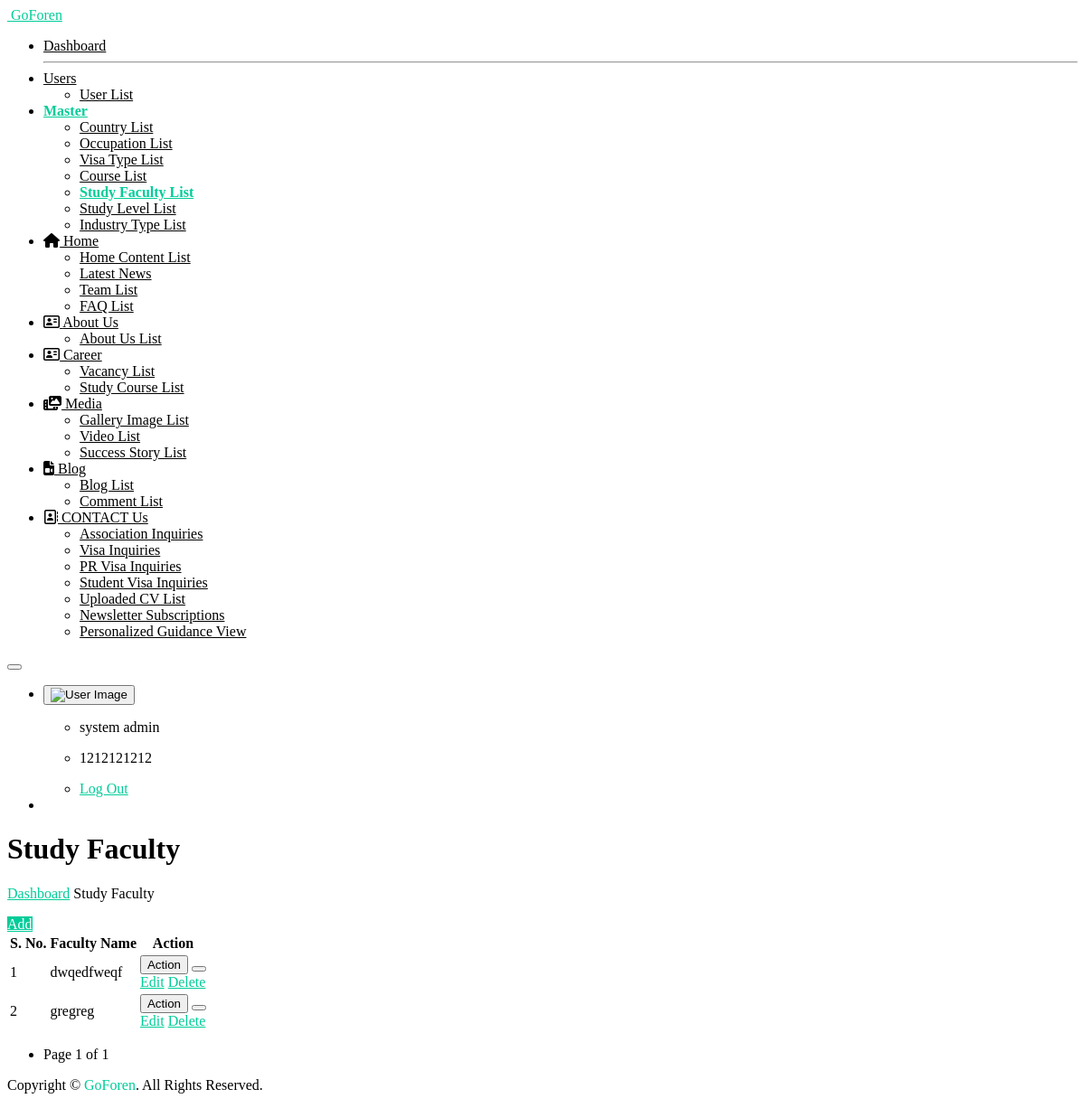
The app's page /study_course/ (signed in), older data.
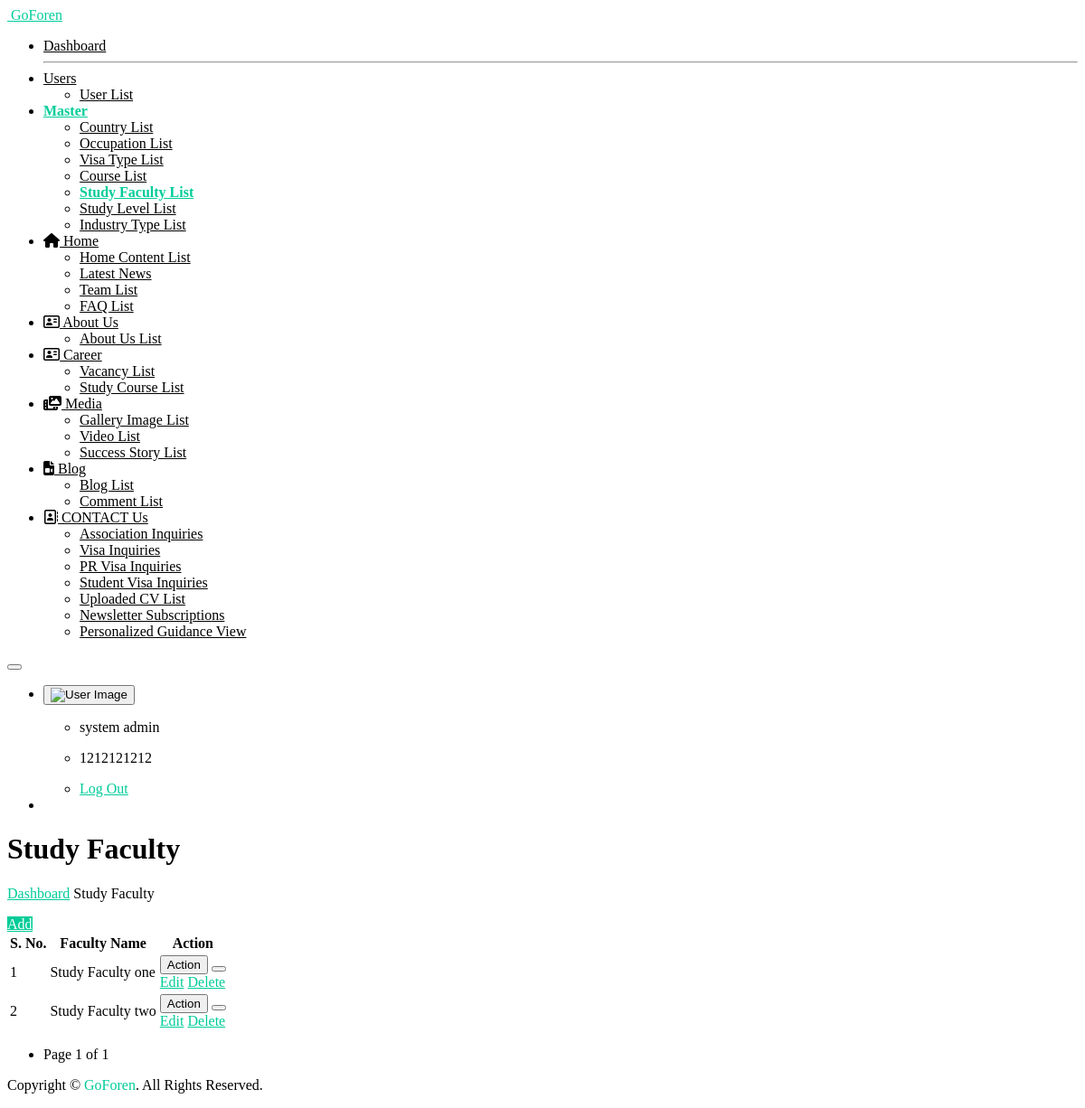
The same page, newer data.
### myapp/models.py (models this page shows, shortened)
class tbl_course_name(models.Model):
    course_name = models.CharField(max_length=150, null=True)
    created_at = models.DateTimeField(auto_now_add=True)
    updated_at = models.DateTimeField(auto_now=True)
    class Meta:
        db_table = 'tbl_course_name'

### myapp/views.py (the view)
    def wrapper(request, *args, **kwargs):
        if 'user_id' not in request.session:
            return redirect('open_sign_in_page')
        return view_func(request, *args, **kwargs)

### myapp/views.py (called while the page is built)
def login_required_custom(view_func):
    def wrapper(request, *args, **kwargs):
        if 'user_id' not in request.session:
            return redirect('open_sign_in_page')
        return view_func(request, *args, **kwargs)
    return wrapper

@login_required_custom
def study_course(request):
    course_queryset = tbl_course_name.objects.all()
    paginator = Paginator(course_queryset, 10)  # Show 10 users per page
    page_number = request.GET.get('page')
    page_obj = paginator.get_page(page_number)
    add_success = request.session.pop("add_success", None)
    update_success = request.session.pop("update_success", None)
    delete_success = request.session.pop("delete_success", None)
    context = {
        "add_success": add_success,
        "update_success": update_success,
        "delete_success": delete_success,
        "record_name": "Study Faculty",
        "data": page_obj.object_list,
        "page_obj": page_obj,
    }
    return render(request, "study_course.html", context)

### templates/study_course.html (shortened to what this page needs)
{% extends "base.html" %}
{% load static %}
{% block start %}
<div class="ec-content-wrapper">
    <div class="content">
        <div class="breadcrumb-wrapper d-flex align-items-center justify-content-between">
            <div>
                <h1>Study Faculty</h1>
                <p class="breadcrumbs"><span><a href="{% url 'dashboard_view' %}">Dashboard</a></span>
                    <span></span>Study Faculty
                </p>
            </div>
            <div>
                <a href="{% url 'add_study_course' %}" class="btn btn-primary">Add</a>
            </div>
        </div>
        <div class="row">
            <div class="col-12">
                <div class="card card-default">
                    <div class="card-body">
                        <div class="table-responsive">
                            <table id="responsive-data-table" class="table">
                                <thead>
                                    <tr>
                                        <th>S. No.</th>
                                        <th>Faculty Name</th>
                                        <th>Action</th>
                                    </tr>
                                </thead>
                                <tbody>
                                    {% for i in data %}
                                    <tr>
                                        <td>{{forloop.counter}}</td>
                                        <td>{{i.course_name}}</td>
                                        <td>
                                            <div class="btn-group mb-1">
                                                <button type="button" class="btn btn-outline-success">Action</button>
                                                <button type="button"
                                                    class="btn btn-outline-success dropdown-toggle dropdown-toggle-split"
                                                    data-bs-toggle="dropdown" aria-haspopup="true" aria-expanded="false"
                                                    data-display="static">
                                                </button>
                                                <div class="dropdown-menu">
                                                    <a class="dropdown-item"
                                                        href="{% url 'edit_study_course' i.id %}">Edit</a>
                                                    <a href="javascript:void(0);" class="dropdown-item delete-btn"
                                                        data-url="{% url 'delete_study_course' i.id %}">Delete</a>
                                                </div>
                                            </div>
                                        </td>
                                    </tr>
                                    {% endfor %}
                                </tbody>
                            </table>
                            <div class="pagination justify-content-center mt-3"
                                style="justify-content: left !important;">
                                <nav>
                                    <ul class="pagination">
                                        <li class="page-item disabled">
                                            <span class="page-link">
                                                Page {{ page_obj.number }} of {{ page_obj.paginator.num_pages }}
                                            </span>
                                        </li>
                                    </ul>
                                </nav>
                            </div>
                        </div>
                    </div>
                </div>
            </div>
        </div>
    </div>
</div>
{% endblock %}

Row changes from the older to the newer data that the page shows:
changed tbl_course_name: course_name "dwqedfweqf" → "Study Faculty one"
changed tbl_course_name: course_name "gregreg" → "Study Faculty two"
